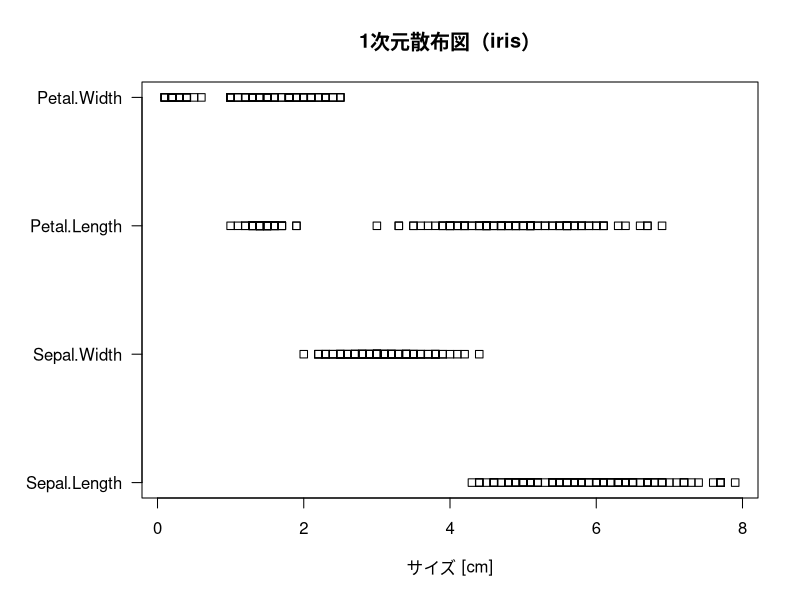

Reproduce this figure in R.
# 1次元散布図をプロットする
par(mar = c(5.1, 7.1, 4.1, 2.1), las = 1L)
stripchart(iris[, -5], main = "1次元散布図（iris）", xlab = "サイズ [cm]")
